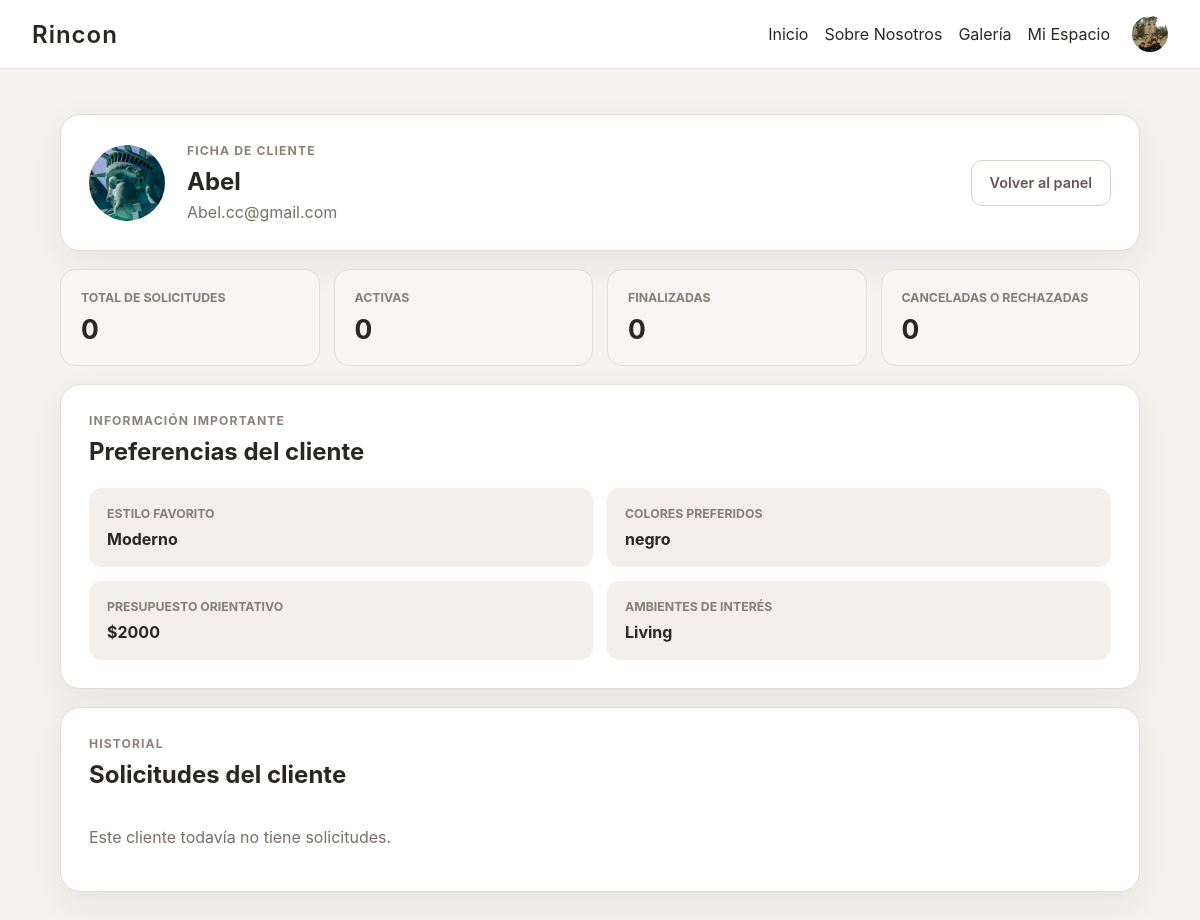
Page /solicitudes/cliente/5/ (signed in) on the committed database.
### cuentas/models.py (models this page shows)
class Usuario(AbstractUser):
    imagen_perfil = models.ImageField(
        upload_to='perfiles/',
        default='default.jpg',
        blank=True,
        null=True
    )

### perfil/models.py (models this page shows, shortened)
class Preferencias(models.Model):
    usuario = models.OneToOneField(settings.AUTH_USER_MODEL, on_delete=models.CASCADE)
    estilo_favorito = models.CharField(
        max_length=50,
        choices=[
            ('moderno', 'Moderno'),
            ('minimalista', 'Minimalista'),
            ('rustico', 'Rústico'),
            ('clasico', 'Clásico'),
        ]
    )
    colores_preferidos = models.CharField(max_length=200)
    presupuesto = models.IntegerField()
    ambientes_interes = models.CharField(max_length=200)

### solicitudes/views.py (the view)
@staff_member_required
def detalle_cliente(request, cliente_id):
    Usuario = get_user_model()
    cliente = get_object_or_404(Usuario, id=cliente_id, is_staff=False)
    preferencias = Preferencias.objects.filter(usuario=cliente).first()
    solicitudes = (
        SolicitudServicio.objects.filter(cliente=cliente)
        .select_related("proyecto")
        .order_by("-fecha_solicitud")
    )
    resumen = {
        "total": solicitudes.count(),
        "activas": solicitudes.filter(
            estado__in=["pendiente", "aceptada_proveedor", "confirmada", "en_proceso"]
        ).count(),
        "finalizadas": solicitudes.filter(estado="finalizada").count(),
        "rechazadas_canceladas": solicitudes.filter(
            estado__in=["rechazada", "cancelada"]
        ).count(),
    }
    return render(
        request,
        "solicitudes/detalle_cliente.html",
        {
            "cliente": cliente,
            "preferencias": preferencias,
            "solicitudes": solicitudes,
            "resumen": resumen,
        },
    )

### solicitudes/templates/solicitudes/detalle_cliente.html
{% load static %}
<link rel="stylesheet" href="{% static 'solicitudes/css/solicitudes.css' %}">
<link rel="stylesheet" href="{% static 'solicitudes/css/solicitudes_mejoras.css' %}">
{% include "website/navbar.html" %}
<main class="solicitud-page">
    <section class="ficha-cliente">
        <header class="ficha-cliente-header">
            <div class="avatar-cliente">
                {% if cliente.imagen_perfil %}
                    <img src="{{ cliente.imagen_perfil.url }}" alt="{{ cliente.username }}">
                {% else %}
                    <span>{{ cliente.username|first|upper }}</span>
                {% endif %}
            </div>
            <div>
                <span class="etiqueta">Ficha de cliente</span>
                <h1>{{ cliente.get_full_name|default:cliente.username }}</h1>
                <p>{{ cliente.email|default:"Sin correo registrado" }}</p>
            </div>
            <a href="{% url 'solicitudes_proveedor' %}" class="btn-secundario">
                Volver al panel
            </a>
        </header>
        <div class="resumen-cliente-grid">
            <article>
                <span>Total de solicitudes</span>
                <strong>{{ resumen.total }}</strong>
            </article>
            <article>
                <span>Activas</span>
                <strong>{{ resumen.activas }}</strong>
            </article>
            <article>
                <span>Finalizadas</span>
                <strong>{{ resumen.finalizadas }}</strong>
            </article>
            <article>
                <span>Canceladas o rechazadas</span>
                <strong>{{ resumen.rechazadas_canceladas }}</strong>
            </article>
        </div>
        <section class="preferencias-cliente-card">
            <div class="seccion-titulo">
                <span class="etiqueta">Información importante</span>
                <h2>Preferencias del cliente</h2>
            </div>
            {% if preferencias %}
                <div class="preferencias-cliente-grid">
                    <div>
                        <span>Estilo favorito</span>
                        <strong>{{ preferencias.get_estilo_favorito_display }}</strong>
                    </div>
                    <div>
                        <span>Colores preferidos</span>
                        <strong>{{ preferencias.colores_preferidos }}</strong>
                    </div>
                    <div>
                        <span>Presupuesto orientativo</span>
                        <strong>${{ preferencias.presupuesto|floatformat:0 }}</strong>
                    </div>
                    <div>
                        <span>Ambientes de interés</span>
                        <strong>{{ preferencias.ambientes_interes }}</strong>
                    </div>
                </div>
            {% else %}
                <p class="sin-datos">Este cliente todavía no completó sus preferencias.</p>
            {% endif %}
        </section>
        <section class="historial-cliente-card">
            <div class="seccion-titulo">
                <span class="etiqueta">Historial</span>
                <h2>Solicitudes del cliente</h2>
            </div>
            <div class="historial-lista">
                {% for solicitud in solicitudes %}
                    <article class="historial-item">
                        <div>
                            <h3>{{ solicitud.proyecto.titulo }}</h3>
                            <p>{{ solicitud.fecha_solicitud|date:"d/m/Y" }}</p>
                        </div>
                        <span class="estado estado-{{ solicitud.estado }}">
                            {{ solicitud.get_estado_display }}
                        </span>
                        <strong>${{ solicitud.presupuesto_cliente|floatformat:0 }}</strong>
                        <a href="{% url 'detalle_solicitud' solicitud.id %}" class="btn-ver-solicitud">
                            Ver
                        </a>
                    </article>
                {% empty %}
                    <p class="sin-datos">Este cliente todavía no tiene solicitudes.</p>
                {% endfor %}
            </div>
        </section>
    </section>
</main>

### website/templates/website/navbar.html
{% load static %}
<link rel="stylesheet" href="{% static 'website/css/navbar_0.01.css' %}">
<header class="navbar">
    <h1 class="logo">Rincon</h1>
    <nav>
        <a href="{% url 'base' %}">Inicio</a>
        <a href="#sobre">Sobre Nosotros</a>
        <a href="{% url 'lista_proyectos' %}">Galería</a>
        {% if user.is_authenticated %}
            <a href="{% url 'perfil' %}" class="nav-link">Mi Espacio</a>
            <img src="{{ user.imagen_perfil.url }}"
                 class="foto-perfil"
                 alt="Foto de perfil">
        {% else %}
            <a href="{% url 'cuentas:registro' %}">Registrarse</a>
            <a href="{% url 'cuentas:login' %}">Iniciar sesión</a>
        {% endif %}
    </nav>
</header>

### solicitudes/static/solicitudes/css/solicitudes.css (style rules this page uses)
* { box-sizing: border-box; }
.solicitud-page { min-height: calc(100vh - 80px); padding: 45px 20px 80px; }
.etiqueta { display: block; margin-bottom: 9px; color: #8b837a; font-size: 0.76rem; font-weight: 650; letter-spacing: 1.1px; text-transform: uppercase; }
.btn-principal, .btn-secundario { display: inline-flex; align-items: center; justify-content: center; min-height: 46px; padding: 12px 18px; border: none; border-radius: 11px; font-family: inherit; font-size: 0.9rem; font-weight: 600; text-decoration: none; cursor: pointer; transition: transform 0.18s ease, background-color 0.18s ease; }
.btn-secundario { border: 1px solid #d8d2ca; background: white; color: #5e5851; }

### solicitudes/static/solicitudes/css/solicitudes_mejoras.css (style rules this page uses)
.ficha-cliente { width: min(1080px, 100%); margin: 0 auto; }
.ficha-cliente-header, .preferencias-cliente-card, .historial-cliente-card { border: 1px solid #e1dcd4; border-radius: 20px; background: rgba(255, 255, 255, 0.94); box-shadow: 0 12px 35px rgba(44, 38, 32, 0.07); }
.ficha-cliente-header { display: grid; grid-template-columns: auto 1fr auto; gap: 22px; align-items: center; padding: 28px; }
.ficha-cliente-header h1 { margin: 0 0 6px; }
.ficha-cliente-header p { margin: 0; color: #777068; }
.avatar-cliente { width: 76px; height: 76px; display: flex; align-items: center; justify-content: center; overflow: hidden; border-radius: 50%; background: #ece8e2; color: #4e4841; font-size: 1.7rem; font-weight: 700; }
.avatar-cliente img { width: 100%; height: 100%; object-fit: cover; }
.resumen-cliente-grid { display: grid; grid-template-columns: repeat(4, 1fr); gap: 14px; margin: 18px 0; }
.resumen-cliente-grid article { padding: 20px; border: 1px solid #e3ded7; border-radius: 15px; background: #f8f6f2; }
.resumen-cliente-grid span, .preferencias-cliente-grid span { display: block; margin-bottom: 8px; color: #857e75; font-size: 0.77rem; font-weight: 650; text-transform: uppercase; }
.resumen-cliente-grid strong { font-size: 1.65rem; }
.preferencias-cliente-card, .historial-cliente-card { margin-top: 18px; padding: 28px; }
.seccion-titulo h2 { margin: 0 0 22px; }
.preferencias-cliente-grid { display: grid; grid-template-columns: repeat(2, 1fr); gap: 14px; }
.preferencias-cliente-grid > div { padding: 18px; border-radius: 13px; background: #f3f0eb; }
.historial-lista { display: grid; gap: 12px; }
.sin-datos { color: #777068; }

### website/static/website/css/navbar_0.01.css (style rules this page uses)
.navbar { display: flex; justify-content: space-between; align-items: center; padding: 1rem 2rem; background: var(--surface, #fff); border-bottom: 1px solid var(--border, #e5e5e5); position: sticky; top: 0; z-index: 100; }
.logo { font-size: 1.5rem; font-weight: 600; letter-spacing: 1px; margin: 0; }
.navbar nav { display: flex; gap: 1rem; align-items: center; }
.navbar nav a.nav-link { margin-left: 0; text-decoration: none; color: var(--text); }
.foto-perfil { width: 36px; height: 36px; border-radius: 50%; object-fit: cover; display: inline-block; vertical-align: middle; margin-left: 6px; }
.navbar nav a { margin-left: 0; text-decoration: none; color: var(--text); transition: color 0.15s ease; }

### rows in the picture
Usuario: imagen_perfil (picture)
Usuario: imagen_perfil (picture), get_full_name "Abel", email "Abel.cc@gmail.com"
Preferencias: estilo_favorito "Moderno", colores_preferidos "negro", presupuesto "2000", ambientes_interes "Living"

### other values in the picture
{{ resumen.total }} "0"
{{ resumen.activas }} "0"
{{ resumen.finalizadas }} "0"
{{ resumen.rechazadas_canceladas }} "0"
